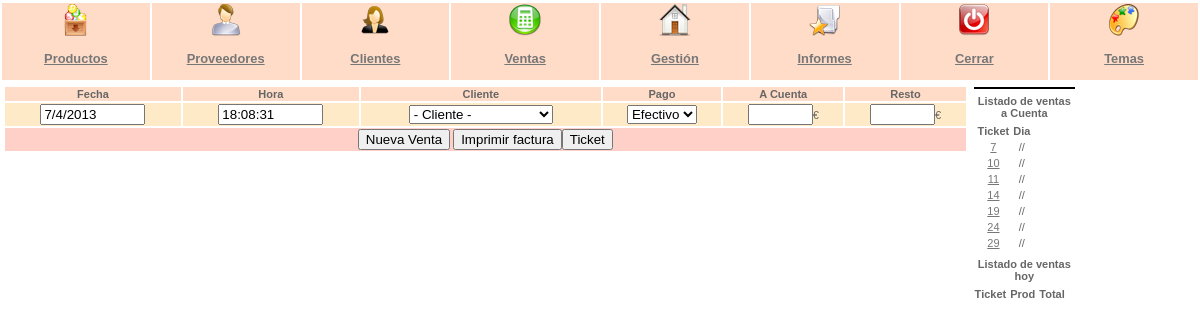
Page /index.php?id=4 (signed in) on the committed database.
### tables this page shows
CREATE TABLE `menus` (
  `id` int(3) NOT NULL auto_increment,
  `nombre` varchar(25) NOT NULL default '',
  `imagen` varchar(50) NOT NULL default '',
  PRIMARY KEY  (`id`)
);

CREATE TABLE `ventas` (
  `id` int(11) NOT NULL auto_increment,
  `idcliente` int(5) NOT NULL default '0',
  `fecha` date NOT NULL default '0000-00-00',
  `total` varchar(10) NOT NULL default '',
  `hora` time NOT NULL default '00:00:00',
  `pago` varchar(9) NOT NULL default '',
  `items` int(5) NOT NULL default '0',
  `cuenta` varchar(10) NOT NULL default '0',
  PRIMARY KEY  (`id`)
);

### conexion.php (called while the page is built, shortened)
<?
$dbname = "naida";
?>

### ventas/ventas.php (the view, shortened to what this page needs)
<table width='90%'>
<tr><td valign='top'>
<?
if ((isset($_SESSION['venta'])) || (isset($_GET['cuenta'])))
{
	if (isset($_GET['cuenta']))
	$venta = $_GET['cuenta'];
	else
	$venta = $_SESSION['venta'];
$selec="Select * from ventas where id like '$venta'";
$rselec=mysql_db_query($dbname,$selec,$con);
$resul = mysql_fetch_array($rselec);
$hora = $resul[hora];
$dia = $resul[fecha];
$dia = cambiaf_a_normal($dia);
$cliente = $resul[idcliente];
$pago = $resul[pago];
$cuenta = $resul[cuenta];
$total = $resul[total];
$resto = $cuenta - $total;
}
else
{
$date = getdate();
$dia = $date['mday'] ."/". $date['mon'] ."/". $date['year'];
$ahora = "select curtime() as ahora";
$rhora = mysql_db_query($dbname,$ahora,$con);
$shora = mysql_fetch_array($rhora);
$hora = $shora[ahora];
$cuenta = "";
$resto = "";
}
?>
<table width='100%'>
<tr <? print($_SESSION[color2]); ?>><th><b>Fecha</b></th><th><b>Hora</b></th><th><b>Cliente</b></th><th><b>Pago</b></th><th><b>A Cuenta</b></th><th><b>Resto</b></th></tr>
<tr <? print($_SESSION[color1]); ?>>
<td><form name='venta' action='index.php?id=4' method='post'>
<input type='text' name='fecha' size='10' readonly value='<? echo $dia; ?>'></input></td>
<td><input type='text' name='hora' size='10' readonly value='<? echo $hora; ?>'></input></td>
<td><select name='cliente'>
<option value='0'>- Cliente -</option>
</select></td>
<td><select name='pago'>
<?
if ($pago == 0)
{
print("<option selected value='0'>Efectivo</option>");
}
else
{
print("<option value='0'>Efectivo</option>");
print("<option selected value='1'>Tarjeta</option>");
}
?>
</select></td>
<td><input type='text' size='5' name='acuenta' value='<? echo $cuenta; ?>'></input>&#8364;</td>
<td><input type='text' size='5' readonly name='resto' value='<? echo $resto; ?>'></input>&#8364;</td></tr>
<tr <? print($_SESSION[colorc]); ?>><td colspan='6'><input type='submit' name='nuvent' value='Nueva Venta'/>
<? if ((isset($_SESSION["venta"])) || (isset($_GET['cuenta'])))
print("<input type='submit' name='impri' value='Imprimir factura'/>");
print("<input type='submit' name='ticket' value='Ticket'/>");
?>
</form></td></tr></table>
<?
print("<table><tr><td>");
	print("</td></tr>");
	print("<tr><td colspan = '2'>");
	print("</td></tr></table>");
?>
</td>
<td valign='top' width='10%'>
<table><tr><td id = 'registradora'>
</td></tr><tr>
<td valign='top'>
<table><tr><th colspan='4'>Listado de ventas a Cuenta</th></tr></table>
<? include ("ventas/lisvent.php"); ?>
</td></tr>
</table>
<table><tr><th colspan='4'>Listado de ventas hoy</th></tr></table>
<? include ("ventas/acuvent.php"); ?>
</td></tr>
</table>

### principal.php (shortened to what this page needs)
<?
print("<table width=100%><tr>");
$menus = "Select * from menus";
$rmenus = mysql_db_query ($dbname, $menus, $con);
while($celda = mysql_fetch_array($rmenus))
{
print("<th width='12%' $_SESSION[color2]><img src=$celda[imagen] alt=imagen></img><h3><a href=index.php?id=$celda[id]>$celda[nombre]</a></h3></th>");
}
print("</tr></table>");
if(isset($_GET['id']))
{
	$id = $_GET["id"];
	switch($id)
		{
	case 4: include("ventas/ventas.php");break;
		}
}
?>

### ventas/lisvent.php (shortened to what this page needs)
<?
$vhoy = "select * from ventas where cuenta not like 0 AND total NOT LIKE cuenta";
$vvhoy = mysql_db_query($dbname,$vhoy,$con);
print("<table><tr><th>Ticket</th><th>Dia</th></tr>");
while ($vvvhoy=mysql_fetch_array($vvhoy))
{
$dia = cambiaf_a_normal($vvvhoy[fecha]);
print("<tr><td><a href=index.php?id=4&amp;cuenta=$vvvhoy[id]>$vvvhoy[id]</a></td><td>$dia</td></tr>");
}
print("</table>");
?>

### 174.css (style rules this page uses)
body { text-align:center; padding:0; margin:1px 0 0; font:normal 11px Arial, Helvetica, Sans-serif; color:#666; }
a { color:#777; }
img { border: 0; }
#registradora { font: bold 18px arial; color:#00FF00; background-color:#000000; }

### rows in the picture
menus: imagen (picture), nombre "Productos"
menus: imagen (picture), nombre "Proveedores"
menus: imagen (picture), nombre "Clientes"
menus: imagen (picture), nombre "Ventas"
menus: imagen (picture), nombre "Gestión"
menus: imagen (picture), nombre "Informes"
menus: imagen (picture), nombre "Cerrar"
menus: imagen (picture), nombre "Temas"
ventas: id "7", fecha "//"
ventas: id "10", fecha "//"
ventas: id "11", fecha "//"
ventas: id "14", fecha "//"
ventas: id "19", fecha "//"
ventas: id "24", fecha "//"
ventas: id "29", fecha "//"
